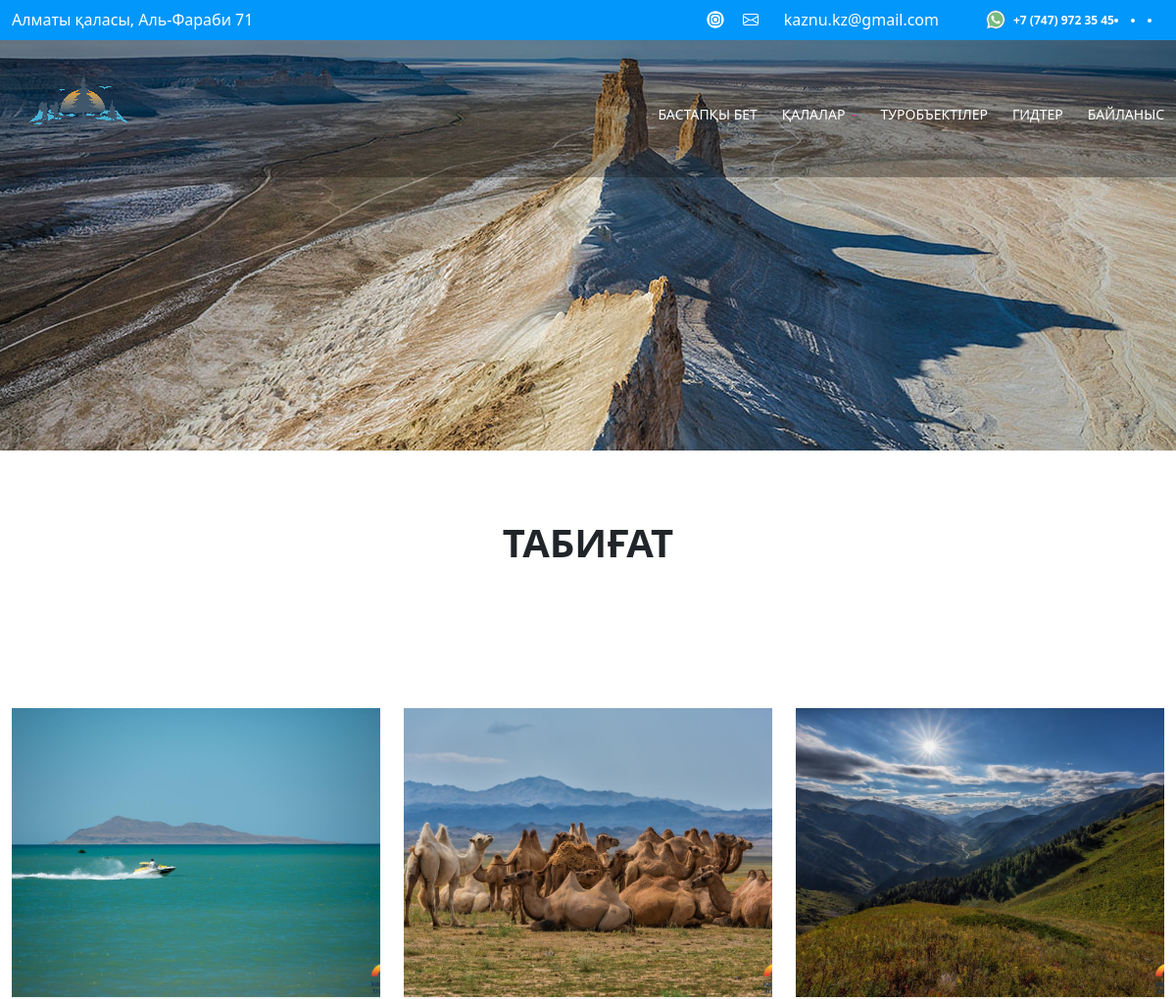
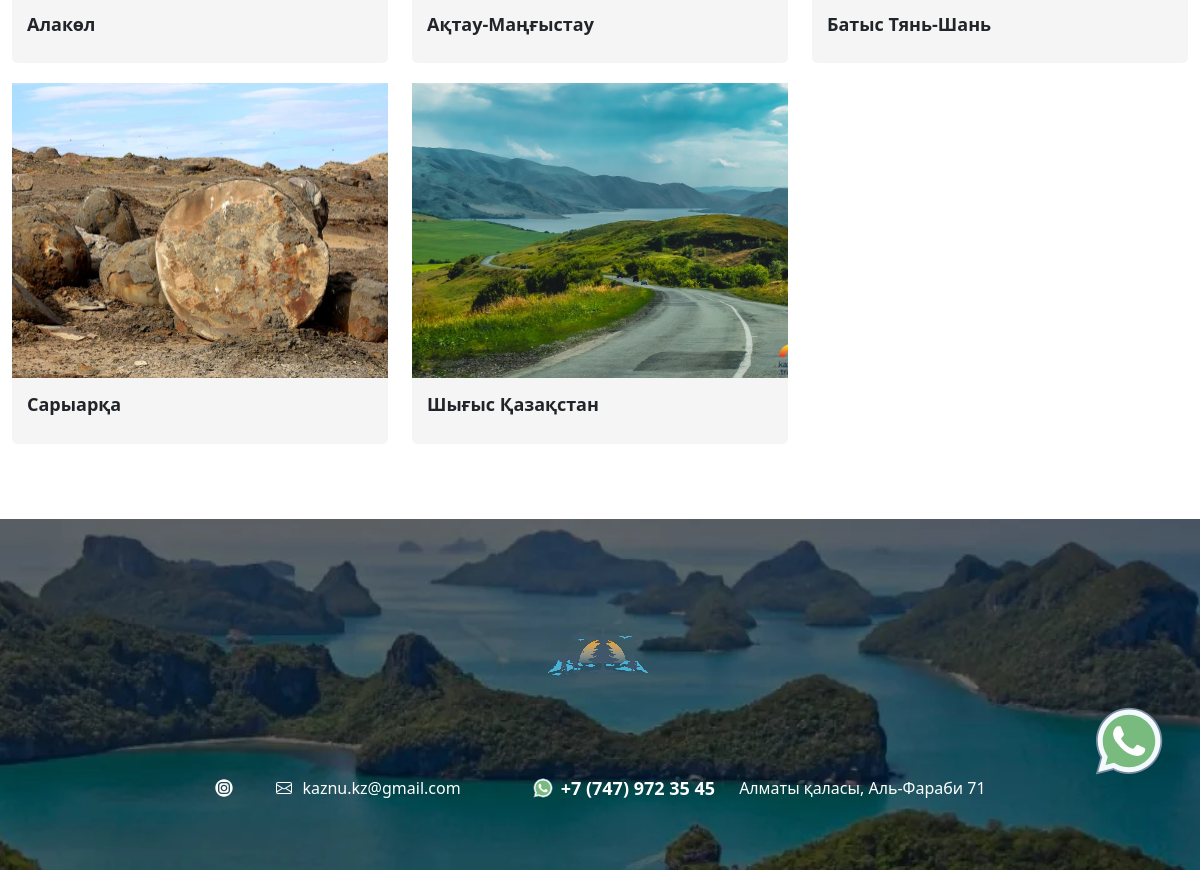
Screenshot of /tourist-spot/1/ with the database file from the repository (2 pictures, top to bottom).
### tourizmapp/models.py (models this page shows, shortened)
class TourObjects(models.Model):
    name = models.CharField('Аты', max_length=150)
    image = models.ImageField(upload_to='imageshots/', null=True)
    def __str__(self):
        return f"{self.name}"
    class Meta:
        verbose_name = 'Туробъекті'
        verbose_name_plural = 'Туробъектілер'

class ObjectsDetail(models.Model):
    name = models.CharField('Аты', max_length=150)
    name_ru = models.CharField('Аты', max_length=150,null=True)
    name_en = models.CharField('Аты', max_length=150,null=True)
    tourobjects = models.ForeignKey(TourObjects, verbose_name='Туробъекті', on_delete=models.CASCADE)
    description = models.TextField('Сипаттама')
    description_ru = models.TextField('Сипаттама',null=True)
    description_en = models.TextField('Сипаттама',null=True)
    map = models.CharField('Орналасқан жері', max_length=150)
    map_in_google = models.TextField('Картада', null=True)
    image = models.ImageField(upload_to='imageshots/', null=True)
    class Meta:
        verbose_name = 'Туробъекті туралы'
        verbose_name_plural = 'Туробъектілер туралы'

### tourizmapp/views.py (the view)
# urls.py: path('tourist-spot/<int:pk>/', views.tourist_spot_detail, name='tourist_spot_detail'),
def tourist_spot_detail(request, pk):
    tour = TourObjects.objects.get(id=pk)
    city = Citys.objects.all()
    objectsDetails = ObjectsDetail.objects.filter(tourobjects=tour)
    context = {
        'objectsDetails': objectsDetails,
        'tour': tour,
        'path': request.path.split('/')[1],
        'city': city
    }
    return render(request, 'tourist_spot_detail.html', context)

### tourizmapp/templates/tourist_spot_detail.html (shortened to what this page needs)
{% extends 'base.html' %}
{% load static %}
{% block content %}
<section class="page-main" style="background-image: url( {{ tour.image.url }});">
</section>
<section class="directions">
    <div class="container">
        <div class="for-title text-center">
            <h2 class="title fs-xl-40 fs-md-30 fs-25">
                {{ tour }}
            </h2>
        </div>
    </div>
</section>
<section class="country-inner">
    <div class="container">
        <div class="country-row">
            <div class="row">
                {% for obj in objectsDetails %}
                <div class="col-12 col-md-6 col-lg-4">
                    {% if path == 'ru' %}
                     <a class="c-block" href="{% url 'object_detail_ru' obj.pk %}">
                        <div class="pic">
                            <img src="{{ obj.image.url }}" alt="pic">
                        </div>
                        <div class="c-info">
                            <div class="c-top">
                                <div class="tit">{{ obj.name_ru }}</div>
                            </div>
                        </div>
                    </a>
                    {% else %}
                    <a class="c-block" href="{% url 'object_detail' obj.pk %}">
                        <div class="pic">
                            <img src="{{ obj.image.url }}" alt="pic">
                        </div>
                        <div class="c-info">
                            <div class="c-top">
                                <div class="tit">{{ obj.name }}</div>
                            </div>
                        </div>
                    </a>
                    {% endif %}
                </div>
                {% endfor %}
            </div>
        </div>
    </div>
</section>
{% endblock content %}

### tourizmapp/templates/base.html (shortened to what this page needs)
{% load static %}
<!DOCTYPE html>
<html>
<head>
    <link rel="stylesheet" href="{% static 'plugins/bootstrap/css/bootstrap.min.css' %}">
    <link rel="stylesheet" href="{% static 'plugins/swiper/swiper.min.css' %}">
    <link rel="stylesheet" href="{% static 'css/style-1.css' %}?t=1676116953">
</head>
<body>
<div class="wrapper">
    <a href="https://api.whatsapp.com/send?phone=77479723545&text=%D0%94%D0%BE%D0%B1%D1%80%D1%8B%D0%B9%20%D0%B4%D0%B5%D0%BD%D1%8C%2C%20%D1%8F%20%D1%85%D0%BE%D1%87%D1%83%20%D0%BE%D1%82%D0%B4%D0%BE%D1%85%D0%BD%D1%83%D1%82%D1%8C%2C%20%D0%BF%D0%BE%D0%B4%D0%B1%D0%B5%D1%80%D0%B5%D0%BC%20%D1%82%D1%83%D1%80%3F"
       class="test whatsapp-fixed" onclick="ym(88109665,'reachGoal','click_whatsap')">
        <img src="{% static 'images/hi3.svg' %}" alt="whatsapp">
    </a>
    <div class="header">
        <div class="h-top">
            <div class="container">
                <div class="row align-items-center">
                    {% if path == 'ru' %}
                    <div class="col-12 col-xl-6 address-pc">
                        <div class="address address-move">
                            <p>г. Алматы, Аль-Фараби 71</p>
                        </div>
                    </div>
                    {% elif path == 'en' %}
                    <div class="col-12 col-xl-6 address-pc">
                        <div class="address address-move">
                            <p>Almaty, Al-Farabi 71</p>
                        </div>
                    </div>
                    {% else %}
                    <div class="col-12 col-xl-6 address-pc">
                        <div class="address address-move">
                            <p>Алматы қаласы, Аль-Фараби 71</p>
                        </div>
                    </div>
                    {% endif %}
                    <div class="col-12 col-xl-6 h-contacts-pc">
                        <div class="contacts-move contacts">
                            <div class="link insta me-xl-3">
                                <a href="">
                                    <div class="icon">
                                        <img src="{% static 'images/hi1.svg' %}" alt="link">
                                    </div>
                                </a>
                            </div>
                            <div class="link d-flex align-items-center me-xl-5">
                                <div class="icon flex-shrink-0 me-4">
                                    <img src="{% static 'images/hi2.svg' %}" alt="icon">
                                </div>
                                <a href="mailto:kaznu.kz@gmail.com">kaznu.kz@gmail.com</a>
                            </div>
                            <div class="link d-flex align-items-center fs-12 fw-bold">
                                <div class="icon flex-shrink-0 me-2">
                                    <img src="{% static 'images/hi3.svg' %}" alt="icon">
                                </div>
                                <a class="test2" href="#">+7 (747) 972 35 45</a>
                                <a href="{% url 'home' %}">
                                    <li><img src="https://visitkazakhstan.kz//media/img/lang_kk.gif" alt=""></li>
                                </a>
                                <a href="{% url 'home_ru' %}">
                                    <li><img src="https://visitkazakhstan.kz//media/img/lang_ru.gif" alt=""></li>
                                </a>
                                <a href="{% url 'home_en' %}">
                                    <li><img src="https://visitkazakhstan.kz//media/img/lang_en.gif" alt=""></li>
                                </a>
                            </div>
                        </div>
                    </div>
                </div>
            </div>
        </div>
        <div class="h-bottom">
            <div class="container">
                <div class="row align-items-center">
                    <div class="col-auto">
                        <div class="logo">
                            <a href="{% url 'home' %}">
                                <img src="{% static 'images/logo.png' %}" alt="logo">
                            </a>
                        </div>
                    </div>
                    <div class="col for-menu h-menu-pc">
                        {% if path == 'ru' %}
                        <div class="menu h-menu-move">
                            <div class="link">
                                <a href="{% url 'home_ru' %}">
                                    Главная
                                </a>
                            </div>
                            <div class="link drop-link">
                                <a href="#">
                                    Города
                                </a>
                                <div class="drop-menu">
                                    {% for cit in city %}
                                    <div>
                                        <form action="{% url 'country_ru' %}" method="get">
                                            <button type="submit" name=id value="{{cit.name}}">
                                                <img src="{{ cit.img }}"
                                                     style="width: 30px;">&nbsp;&nbsp;{{cit.name}}
                                            </button>
                                        </form>
                                    </div>
                                    {% endfor %}
                                </div>
                            </div>
                            <div class="link">
                                <a href="{% url 'tourist_spot_ru' %}">
                                    Туробъекты
                                </a>
                            </div>
                            <div class="link">
                                <a href="{% url 'guide_ru' %}">
                                    Гиды
                                </a>
                            </div>
                            <div class="link">
                                <a href="{% url 'contact_ru' %}">
                                    Контакты
                                </a>
                            </div>
                        </div>
                        {% else %}
                        <div class="menu h-menu-move">
                            <div class="link">
                                <a href="{% url 'home' %}">
                                    Бастапқы бет
                                </a>
                            </div>
                            <div class="link drop-link">
                                <a href="#">
                                    Қалалар
                                </a>
                            </div>
                            <div class="link">
                                <a href="{% url 'tourist_spot' %}">
                                    Туробъектілер
                                </a>
                            </div>
                            <div class="link">
                                <a href="{% url 'guide' %}">
                                    Гидтер
                                </a>
                            </div>
                            <div class="link">
                                <a href="{% url 'contact' %}">
                                    Байланыс
                                </a>
                            </div>
                        </div>
                        {% endif %}
                    </div>
                </div>
            </div>
        </div>
    </div>
    {% block content %}
    {% endblock content %}
    <footer class="footer text-sm-center">
        <div class="container">
            <div class="logo mb-4 mb-md-5">
                <a href="{% url 'home' %}">
                    <img src="{% static 'images/logo.png' %}" alt="logo">
                </a>
            </div>
            <div class="contacts">
                <div class="row justify-content-center align-items-center">
                    <div class="col-12 col-sm-auto">
                        <div class="link insta me-xl-3">
                            <a href="">
                                <div class="icon">
                                    <img src="{% static 'images/hi1.svg' %}" alt="link">
                                </div>
                            </a>
                        </div>
                    </div>
                    <div class="col-12 col-sm-auto">
                        <div class="link d-flex align-items-center me-xl-5">
                            <div class="icon flex-shrink-0 me-2">
                                <img src="{% static 'images/hi2.svg' %}" alt="icon">
                            </div>
                            <a href="mailto:kaznu.kz@gmail.com">kaznu.kz@gmail.com</a>
                        </div>
                    </div>
                    <div class="col-12 col-sm-auto">
                        <div class="link d-flex align-items-center fs-18 fw-bold">
                            <div class="icon flex-shrink-0 me-2">
                                <img src="{% static 'images/hi3.svg' %}" alt="icon">
                            </div>
                            <a href="tel:+7 (747) 972 35 45">+7 (747) 972 35 45</a>
                        </div>
                    </div>
                    {% if path == 'ru' %}
                    <div class="col-12 col-sm-auto">
                        <div class="address">
                            <p>г. Алматы, Аль-Фараби 71</p>
                        </div>
                    </div>
                    {% elif path == 'en' %}
                     <div class="col-12 col-xl-6 address-pc">
                        <div class="address address-move">
                            <p>Almaty, Al-Farabi 71</p>
                        </div>
                    </div>
                    {% else %}
                    <div class="col-12 col-sm-auto">
                        <div class="address">
                            <p>Алматы қаласы, Аль-Фараби 71</p>
                        </div>
                    </div>
                    {% endif %}
                </div>
            </div>
        </div>
    </footer>
</div>
</body>
</html>

### rows the page displays
TourObjects: image (picture), name "ТАБИҒАТ"
ObjectsDetail: image (picture), name "Алакөл"
ObjectsDetail: image (picture), name "Ақтау-Маңғыстау"
ObjectsDetail: image (picture), name "Батыс Тянь-Шань"
ObjectsDetail: image (picture), name "Сарыарқа"
ObjectsDetail: image (picture), name "Шығыс Қазақстан"
